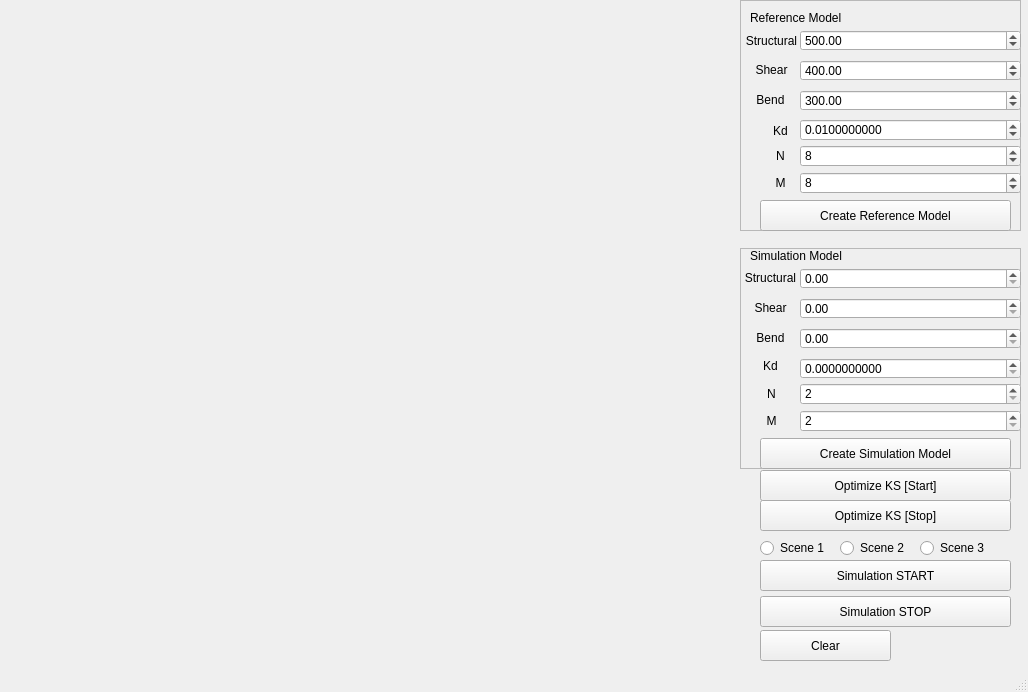
<?xml version="1.0" encoding="UTF-8"?>
<ui version="4.0">
 <class>QTClothSimulationClass</class>
 <widget class="QMainWindow" name="QTClothSimulationClass">
  <property name="geometry">
   <rect>
    <x>0</x>
    <y>0</y>
    <width>1028</width>
    <height>692</height>
   </rect>
  </property>
  <property name="windowTitle">
   <string>QTClothSimulation</string>
  </property>
  <widget class="QWidget" name="centralWidget">
   <widget class="QLabel" name="ReferenceModel_LabelKs">
    <property name="geometry">
     <rect>
      <x>741</x>
      <y>33</y>
      <width>61</width>
      <height>16</height>
     </rect>
    </property>
    <property name="text">
     <string>Structural</string>
    </property>
    <property name="alignment">
     <set>Qt::AlignCenter</set>
    </property>
   </widget>
   <widget class="QPushButton" name="pushButton">
    <property name="geometry">
     <rect>
      <x>760</x>
      <y>470</y>
      <width>251</width>
      <height>31</height>
     </rect>
    </property>
    <property name="text">
     <string>Optimize KS [Start]</string>
    </property>
   </widget>
   <widget class="QFrame" name="frame">
    <property name="geometry">
     <rect>
      <x>740</x>
      <y>0</y>
      <width>281</width>
      <height>231</height>
     </rect>
    </property>
    <property name="frameShape">
     <enum>QFrame::StyledPanel</enum>
    </property>
    <property name="frameShadow">
     <enum>QFrame::Raised</enum>
    </property>
    <widget class="QLabel" name="ReferenceModel_LabelN">
     <property name="geometry">
      <rect>
       <x>20</x>
       <y>148</y>
       <width>41</width>
       <height>16</height>
      </rect>
     </property>
     <property name="text">
      <string>N</string>
     </property>
     <property name="alignment">
      <set>Qt::AlignCenter</set>
     </property>
    </widget>
    <widget class="QLabel" name="ReferenceModel_LabelM">
     <property name="geometry">
      <rect>
       <x>20</x>
       <y>175</y>
       <width>41</width>
       <height>16</height>
      </rect>
     </property>
     <property name="text">
      <string>M</string>
     </property>
     <property name="alignment">
      <set>Qt::AlignCenter</set>
     </property>
    </widget>
    <widget class="QDoubleSpinBox" name="ReferenceModel_Ks_Structural">
     <property name="geometry">
      <rect>
       <x>60</x>
       <y>30</y>
       <width>221</width>
       <height>21</height>
      </rect>
     </property>
     <property name="minimum">
      <double>0.000000000000000</double>
     </property>
     <property name="maximum">
      <double>5000.000000000000000</double>
     </property>
     <property name="singleStep">
      <double>0.001000000000000</double>
     </property>
     <property name="value">
      <double>500.000000000000000</double>
     </property>
    </widget>
    <widget class="QDoubleSpinBox" name="ReferenceModel_Kd">
     <property name="geometry">
      <rect>
       <x>60</x>
       <y>119</y>
       <width>221</width>
       <height>22</height>
      </rect>
     </property>
     <property name="decimals">
      <number>10</number>
     </property>
     <property name="maximum">
      <double>500.000000000000000</double>
     </property>
     <property name="singleStep">
      <double>0.001000000000000</double>
     </property>
     <property name="value">
      <double>0.010000000000000</double>
     </property>
    </widget>
    <widget class="QSpinBox" name="ReferenceModel_N">
     <property name="geometry">
      <rect>
       <x>60</x>
       <y>145</y>
       <width>221</width>
       <height>22</height>
      </rect>
     </property>
     <property name="minimum">
      <number>2</number>
     </property>
     <property name="maximum">
      <number>1024</number>
     </property>
     <property name="value">
      <number>8</number>
     </property>
     <property name="displayIntegerBase">
      <number>10</number>
     </property>
    </widget>
    <widget class="QSpinBox" name="ReferenceModel_M">
     <property name="geometry">
      <rect>
       <x>60</x>
       <y>172</y>
       <width>221</width>
       <height>22</height>
      </rect>
     </property>
     <property name="minimum">
      <number>2</number>
     </property>
     <property name="maximum">
      <number>1024</number>
     </property>
     <property name="value">
      <number>8</number>
     </property>
    </widget>
    <widget class="QLabel" name="ReferenceModel_LabelKd">
     <property name="geometry">
      <rect>
       <x>20</x>
       <y>123</y>
       <width>41</width>
       <height>16</height>
      </rect>
     </property>
     <property name="text">
      <string>Kd</string>
     </property>
     <property name="alignment">
      <set>Qt::AlignCenter</set>
     </property>
    </widget>
    <widget class="QLabel" name="ReferenceModel_LabelKs_2">
     <property name="geometry">
      <rect>
       <x>1</x>
       <y>62</y>
       <width>61</width>
       <height>16</height>
      </rect>
     </property>
     <property name="text">
      <string>Shear</string>
     </property>
     <property name="alignment">
      <set>Qt::AlignCenter</set>
     </property>
    </widget>
    <widget class="QDoubleSpinBox" name="ReferenceModel_Ks_Shear">
     <property name="geometry">
      <rect>
       <x>60</x>
       <y>60</y>
       <width>221</width>
       <height>21</height>
      </rect>
     </property>
     <property name="maximum">
      <double>5000.000000000000000</double>
     </property>
     <property name="value">
      <double>400.000000000000000</double>
     </property>
    </widget>
    <widget class="QLabel" name="ReferenceModel_LabelKs_3">
     <property name="geometry">
      <rect>
       <x>0</x>
       <y>92</y>
       <width>61</width>
       <height>16</height>
      </rect>
     </property>
     <property name="text">
      <string>Bend</string>
     </property>
     <property name="alignment">
      <set>Qt::AlignCenter</set>
     </property>
    </widget>
    <widget class="QDoubleSpinBox" name="ReferenceModel_Ks_Bend">
     <property name="geometry">
      <rect>
       <x>60</x>
       <y>90</y>
       <width>221</width>
       <height>21</height>
      </rect>
     </property>
     <property name="maximum">
      <double>5000.000000000000000</double>
     </property>
     <property name="value">
      <double>300.000000000000000</double>
     </property>
    </widget>
    <widget class="QPushButton" name="pushButton_3">
     <property name="geometry">
      <rect>
       <x>20</x>
       <y>200</y>
       <width>251</width>
       <height>31</height>
      </rect>
     </property>
     <property name="text">
      <string>Create Reference Model</string>
     </property>
    </widget>
   </widget>
   <widget class="QFrame" name="frame_2">
    <property name="geometry">
     <rect>
      <x>740</x>
      <y>248</y>
      <width>281</width>
      <height>221</height>
     </rect>
    </property>
    <property name="frameShape">
     <enum>QFrame::StyledPanel</enum>
    </property>
    <property name="frameShadow">
     <enum>QFrame::Raised</enum>
    </property>
    <widget class="QLabel" name="SimulationModel_LabelN">
     <property name="geometry">
      <rect>
       <x>11</x>
       <y>138</y>
       <width>41</width>
       <height>16</height>
      </rect>
     </property>
     <property name="text">
      <string>N</string>
     </property>
     <property name="alignment">
      <set>Qt::AlignCenter</set>
     </property>
    </widget>
    <widget class="QLabel" name="SimulationModel_LabelM">
     <property name="geometry">
      <rect>
       <x>11</x>
       <y>165</y>
       <width>41</width>
       <height>16</height>
      </rect>
     </property>
     <property name="text">
      <string>M</string>
     </property>
     <property name="alignment">
      <set>Qt::AlignCenter</set>
     </property>
    </widget>
    <widget class="QDoubleSpinBox" name="SimulationModel_Ks_Structural">
     <property name="geometry">
      <rect>
       <x>60</x>
       <y>20</y>
       <width>221</width>
       <height>21</height>
      </rect>
     </property>
     <property name="decimals">
      <number>2</number>
     </property>
     <property name="maximum">
      <double>5000.000000000000000</double>
     </property>
    </widget>
    <widget class="QDoubleSpinBox" name="SimulationModel_Kd">
     <property name="geometry">
      <rect>
       <x>60</x>
       <y>110</y>
       <width>221</width>
       <height>21</height>
      </rect>
     </property>
     <property name="decimals">
      <number>10</number>
     </property>
    </widget>
    <widget class="QSpinBox" name="SimulationModel_N">
     <property name="geometry">
      <rect>
       <x>60</x>
       <y>135</y>
       <width>221</width>
       <height>22</height>
      </rect>
     </property>
     <property name="minimum">
      <number>2</number>
     </property>
     <property name="maximum">
      <number>1024</number>
     </property>
    </widget>
    <widget class="QSpinBox" name="SimulationModel_M">
     <property name="geometry">
      <rect>
       <x>60</x>
       <y>162</y>
       <width>221</width>
       <height>22</height>
      </rect>
     </property>
     <property name="minimum">
      <number>2</number>
     </property>
     <property name="maximum">
      <number>1024</number>
     </property>
    </widget>
    <widget class="QLabel" name="label_7">
     <property name="geometry">
      <rect>
       <x>10</x>
       <y>0</y>
       <width>151</width>
       <height>16</height>
      </rect>
     </property>
     <property name="text">
      <string>Simulation Model</string>
     </property>
     <property name="alignment">
      <set>Qt::AlignLeading|Qt::AlignLeft|Qt::AlignVCenter</set>
     </property>
    </widget>
    <widget class="QLabel" name="label_6">
     <property name="geometry">
      <rect>
       <x>0</x>
       <y>20</y>
       <width>61</width>
       <height>20</height>
      </rect>
     </property>
     <property name="text">
      <string>Structural</string>
     </property>
     <property name="alignment">
      <set>Qt::AlignCenter</set>
     </property>
    </widget>
    <widget class="QLabel" name="label_8">
     <property name="geometry">
      <rect>
       <x>0</x>
       <y>50</y>
       <width>61</width>
       <height>20</height>
      </rect>
     </property>
     <property name="text">
      <string>Shear</string>
     </property>
     <property name="alignment">
      <set>Qt::AlignCenter</set>
     </property>
    </widget>
    <widget class="QDoubleSpinBox" name="SimulationModel_Ks_Shear">
     <property name="geometry">
      <rect>
       <x>60</x>
       <y>50</y>
       <width>221</width>
       <height>21</height>
      </rect>
     </property>
     <property name="maximum">
      <double>5000.000000000000000</double>
     </property>
    </widget>
    <widget class="QLabel" name="label_9">
     <property name="geometry">
      <rect>
       <x>0</x>
       <y>80</y>
       <width>61</width>
       <height>20</height>
      </rect>
     </property>
     <property name="text">
      <string>Bend</string>
     </property>
     <property name="alignment">
      <set>Qt::AlignCenter</set>
     </property>
    </widget>
    <widget class="QDoubleSpinBox" name="SimulationModel_Ks_Bend">
     <property name="geometry">
      <rect>
       <x>60</x>
       <y>80</y>
       <width>221</width>
       <height>21</height>
      </rect>
     </property>
     <property name="maximum">
      <double>5000.000000000000000</double>
     </property>
    </widget>
    <widget class="QLabel" name="label_5">
     <property name="geometry">
      <rect>
       <x>10</x>
       <y>110</y>
       <width>41</width>
       <height>16</height>
      </rect>
     </property>
     <property name="text">
      <string>Kd</string>
     </property>
     <property name="alignment">
      <set>Qt::AlignCenter</set>
     </property>
    </widget>
    <widget class="QPushButton" name="pushButton_4">
     <property name="geometry">
      <rect>
       <x>20</x>
       <y>190</y>
       <width>251</width>
       <height>31</height>
      </rect>
     </property>
     <property name="text">
      <string>Create Simulation Model</string>
     </property>
    </widget>
   </widget>
   <widget class="QLabel" name="label">
    <property name="geometry">
     <rect>
      <x>750</x>
      <y>10</y>
      <width>151</width>
      <height>16</height>
     </rect>
    </property>
    <property name="text">
     <string>Reference Model</string>
    </property>
    <property name="alignment">
     <set>Qt::AlignLeading|Qt::AlignLeft|Qt::AlignVCenter</set>
    </property>
   </widget>
   <widget class="MyGLwidget" name="widget" native="true">
    <property name="geometry">
     <rect>
      <x>10</x>
      <y>10</y>
      <width>731</width>
      <height>661</height>
     </rect>
    </property>
   </widget>
   <widget class="QPushButton" name="BarycentricSimulationFalseBtn">
    <property name="geometry">
     <rect>
      <x>760</x>
      <y>500</y>
      <width>251</width>
      <height>31</height>
     </rect>
    </property>
    <property name="text">
     <string>Optimize KS [Stop]</string>
    </property>
   </widget>
   <widget class="QPushButton" name="resetBtn">
    <property name="geometry">
     <rect>
      <x>760</x>
      <y>630</y>
      <width>131</width>
      <height>31</height>
     </rect>
    </property>
    <property name="text">
     <string>Clear</string>
    </property>
   </widget>
   <widget class="QPushButton" name="SimulationStartBtn">
    <property name="geometry">
     <rect>
      <x>760</x>
      <y>560</y>
      <width>251</width>
      <height>31</height>
     </rect>
    </property>
    <property name="text">
     <string>Simulation START</string>
    </property>
   </widget>
   <widget class="QRadioButton" name="radioButton">
    <property name="geometry">
     <rect>
      <x>760</x>
      <y>540</y>
      <width>81</width>
      <height>16</height>
     </rect>
    </property>
    <property name="text">
     <string>Scene 1</string>
    </property>
   </widget>
   <widget class="QRadioButton" name="radioButton_2">
    <property name="geometry">
     <rect>
      <x>840</x>
      <y>540</y>
      <width>81</width>
      <height>16</height>
     </rect>
    </property>
    <property name="text">
     <string>Scene 2</string>
    </property>
   </widget>
   <widget class="QRadioButton" name="radioButton_3">
    <property name="geometry">
     <rect>
      <x>920</x>
      <y>540</y>
      <width>81</width>
      <height>16</height>
     </rect>
    </property>
    <property name="text">
     <string>Scene 3</string>
    </property>
   </widget>
   <widget class="QPushButton" name="SimulationStopBtn">
    <property name="geometry">
     <rect>
      <x>760</x>
      <y>596</y>
      <width>251</width>
      <height>31</height>
     </rect>
    </property>
    <property name="text">
     <string>Simulation STOP</string>
    </property>
   </widget>
   <zorder>frame</zorder>
   <zorder>widget</zorder>
   <zorder>frame_2</zorder>
   <zorder>ReferenceModel_LabelKs</zorder>
   <zorder>pushButton</zorder>
   <zorder>label</zorder>
   <zorder>BarycentricSimulationFalseBtn</zorder>
   <zorder>resetBtn</zorder>
   <zorder>SimulationStartBtn</zorder>
   <zorder>radioButton</zorder>
   <zorder>radioButton_2</zorder>
   <zorder>radioButton_3</zorder>
   <zorder>SimulationStopBtn</zorder>
  </widget>
  <widget class="QStatusBar" name="statusBar"/>
 </widget>
 <layoutdefault spacing="6" margin="11"/>
 <customwidgets>
  <customwidget>
   <class>MyGLwidget</class>
   <extends>QWidget</extends>
   <header location="global">myglwidget.h</header>
   <container>1</container>
  </customwidget>
 </customwidgets>
 <resources>
  <include location="qtclothsimulation.qrc"/>
 </resources>
 <connections>
  <connection>
   <sender>pushButton</sender>
   <signal>clicked(bool)</signal>
   <receiver>QTClothSimulationClass</receiver>
   <slot>setBarycentricFlag()</slot>
   <hints>
    <hint type="sourcelabel">
     <x>885</x>
     <y>285</y>
    </hint>
    <hint type="destinationlabel">
     <x>511</x>
     <y>341</y>
    </hint>
   </hints>
  </connection>
  <connection>
   <sender>ReferenceModel_N</sender>
   <signal>valueChanged(int)</signal>
   <receiver>QTClothSimulationClass</receiver>
   <slot>getReferenceNodeNum1(int)</slot>
   <hints>
    <hint type="sourcelabel">
     <x>910</x>
     <y>92</y>
    </hint>
    <hint type="destinationlabel">
     <x>511</x>
     <y>341</y>
    </hint>
   </hints>
  </connection>
  <connection>
   <sender>ReferenceModel_M</sender>
   <signal>valueChanged(int)</signal>
   <receiver>QTClothSimulationClass</receiver>
   <slot>getReferenceNodeNum2(int)</slot>
   <hints>
    <hint type="sourcelabel">
     <x>910</x>
     <y>119</y>
    </hint>
    <hint type="destinationlabel">
     <x>511</x>
     <y>341</y>
    </hint>
   </hints>
  </connection>
  <connection>
   <sender>BarycentricSimulationFalseBtn</sender>
   <signal>clicked()</signal>
   <receiver>QTClothSimulationClass</receiver>
   <slot>setBarycentricFlagFalse()</slot>
   <hints>
    <hint type="sourcelabel">
     <x>885</x>
     <y>415</y>
    </hint>
    <hint type="destinationlabel">
     <x>511</x>
     <y>341</y>
    </hint>
   </hints>
  </connection>
  <connection>
   <sender>pushButton_4</sender>
   <signal>clicked()</signal>
   <receiver>QTClothSimulationClass</receiver>
   <slot>CreateSimulationModel()</slot>
   <hints>
    <hint type="sourcelabel">
     <x>885</x>
     <y>335</y>
    </hint>
    <hint type="destinationlabel">
     <x>511</x>
     <y>341</y>
    </hint>
   </hints>
  </connection>
  <connection>
   <sender>SimulationModel_N</sender>
   <signal>valueChanged(int)</signal>
   <receiver>QTClothSimulationClass</receiver>
   <slot>getSimulationNodeNum1(int)</slot>
   <hints>
    <hint type="sourcelabel">
     <x>910</x>
     <y>280</y>
    </hint>
    <hint type="destinationlabel">
     <x>511</x>
     <y>341</y>
    </hint>
   </hints>
  </connection>
  <connection>
   <sender>SimulationModel_M</sender>
   <signal>valueChanged(int)</signal>
   <receiver>QTClothSimulationClass</receiver>
   <slot>getSimulationNodeNum2(int)</slot>
   <hints>
    <hint type="sourcelabel">
     <x>910</x>
     <y>307</y>
    </hint>
    <hint type="destinationlabel">
     <x>511</x>
     <y>341</y>
    </hint>
   </hints>
  </connection>
  <connection>
   <sender>pushButton_3</sender>
   <signal>clicked()</signal>
   <receiver>QTClothSimulationClass</receiver>
   <slot>CreateReferenceModel()</slot>
   <hints>
    <hint type="sourcelabel">
     <x>895</x>
     <y>150</y>
    </hint>
    <hint type="destinationlabel">
     <x>511</x>
     <y>341</y>
    </hint>
   </hints>
  </connection>
  <connection>
   <sender>resetBtn</sender>
   <signal>clicked()</signal>
   <receiver>QTClothSimulationClass</receiver>
   <slot>ResetParam()</slot>
   <hints>
    <hint type="sourcelabel">
     <x>825</x>
     <y>455</y>
    </hint>
    <hint type="destinationlabel">
     <x>511</x>
     <y>341</y>
    </hint>
   </hints>
  </connection>
  <connection>
   <sender>radioButton</sender>
   <signal>toggled(bool)</signal>
   <receiver>QTClothSimulationClass</receiver>
   <slot>setReferenceTag(bool)</slot>
   <hints>
    <hint type="sourcelabel">
     <x>800</x>
     <y>547</y>
    </hint>
    <hint type="destinationlabel">
     <x>513</x>
     <y>350</y>
    </hint>
   </hints>
  </connection>
  <connection>
   <sender>radioButton_3</sender>
   <signal>toggled(bool)</signal>
   <receiver>QTClothSimulationClass</receiver>
   <slot>setBothTag(bool)</slot>
   <hints>
    <hint type="sourcelabel">
     <x>960</x>
     <y>547</y>
    </hint>
    <hint type="destinationlabel">
     <x>513</x>
     <y>350</y>
    </hint>
   </hints>
  </connection>
  <connection>
   <sender>radioButton_2</sender>
   <signal>toggled(bool)</signal>
   <receiver>QTClothSimulationClass</receiver>
   <slot>setSimulationTag(bool)</slot>
   <hints>
    <hint type="sourcelabel">
     <x>880</x>
     <y>547</y>
    </hint>
    <hint type="destinationlabel">
     <x>513</x>
     <y>350</y>
    </hint>
   </hints>
  </connection>
  <connection>
   <sender>ReferenceModel_Ks_Structural</sender>
   <signal>valueChanged(double)</signal>
   <receiver>QTClothSimulationClass</receiver>
   <slot>setReferenceStructuralKs(double)</slot>
   <hints>
    <hint type="sourcelabel">
     <x>910</x>
     <y>40</y>
    </hint>
    <hint type="destinationlabel">
     <x>513</x>
     <y>345</y>
    </hint>
   </hints>
  </connection>
  <connection>
   <sender>ReferenceModel_Ks_Shear</sender>
   <signal>valueChanged(double)</signal>
   <receiver>QTClothSimulationClass</receiver>
   <slot>setReferenceShearKs(double)</slot>
   <hints>
    <hint type="sourcelabel">
     <x>910</x>
     <y>70</y>
    </hint>
    <hint type="destinationlabel">
     <x>513</x>
     <y>345</y>
    </hint>
   </hints>
  </connection>
  <connection>
   <sender>ReferenceModel_Ks_Bend</sender>
   <signal>valueChanged(double)</signal>
   <receiver>QTClothSimulationClass</receiver>
   <slot>setReferenceBendKs(double)</slot>
   <hints>
    <hint type="sourcelabel">
     <x>910</x>
     <y>100</y>
    </hint>
    <hint type="destinationlabel">
     <x>513</x>
     <y>345</y>
    </hint>
   </hints>
  </connection>
  <connection>
   <sender>ReferenceModel_Kd</sender>
   <signal>valueChanged(double)</signal>
   <receiver>QTClothSimulationClass</receiver>
   <slot>setReferenceKd(double)</slot>
   <hints>
    <hint type="sourcelabel">
     <x>910</x>
     <y>129</y>
    </hint>
    <hint type="destinationlabel">
     <x>513</x>
     <y>345</y>
    </hint>
   </hints>
  </connection>
  <connection>
   <sender>SimulationModel_Kd</sender>
   <signal>valueChanged(double)</signal>
   <receiver>QTClothSimulationClass</receiver>
   <slot>setSimulationKd(double)</slot>
   <hints>
    <hint type="sourcelabel">
     <x>910</x>
     <y>368</y>
    </hint>
    <hint type="destinationlabel">
     <x>513</x>
     <y>345</y>
    </hint>
   </hints>
  </connection>
  <connection>
   <sender>SimulationStartBtn</sender>
   <signal>clicked()</signal>
   <receiver>QTClothSimulationClass</receiver>
   <slot>setupdateTag()</slot>
   <hints>
    <hint type="sourcelabel">
     <x>885</x>
     <y>575</y>
    </hint>
    <hint type="destinationlabel">
     <x>513</x>
     <y>345</y>
    </hint>
   </hints>
  </connection>
  <connection>
   <sender>SimulationStopBtn</sender>
   <signal>clicked()</signal>
   <receiver>QTClothSimulationClass</receiver>
   <slot>setupdateTagFalse()</slot>
   <hints>
    <hint type="sourcelabel">
     <x>885</x>
     <y>611</y>
    </hint>
    <hint type="destinationlabel">
     <x>513</x>
     <y>345</y>
    </hint>
   </hints>
  </connection>
 </connections>
 <slots>
  <slot>setBarycentricFlag()</slot>
  <slot>setBarycentricFlagFalse()</slot>
  <slot>getReferenceNodeNum1(int)</slot>
  <slot>getReferenceNodeNum2(int)</slot>
  <slot>CreateReferenceModel()</slot>
  <slot>CreateSimulationModel()</slot>
  <slot>getSimulationNodeNum2(int)</slot>
  <slot>getSimulationNodeNum1(int)</slot>
  <slot>ResetParam()</slot>
  <slot>setReferenceTag(bool)</slot>
  <slot>setSimulationTag(bool)</slot>
  <slot>setBothTag(bool)</slot>
  <slot>setReferenceStructuralKs(double)</slot>
  <slot>setReferenceShearKs(double)</slot>
  <slot>setReferenceBendKs(double)</slot>
  <slot>setSimulationStructuralKs(double)</slot>
  <slot>setSimulationShearKs(double)</slot>
  <slot>setSimulationBendKs(double)</slot>
  <slot>setReferenceKd(double)</slot>
  <slot>setSimulationKd(double)</slot>
  <slot>setupdateTag()</slot>
  <slot>setupdateTagFalse()</slot>
 </slots>
</ui>
